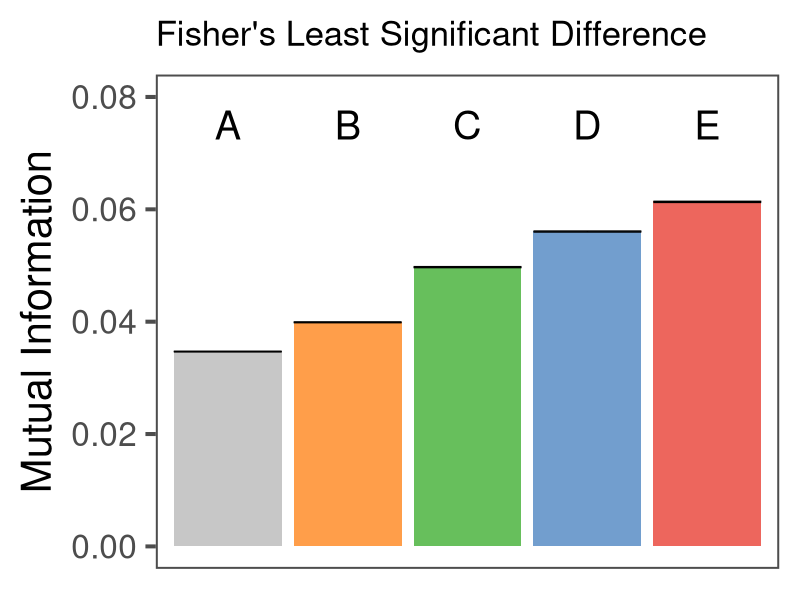

Write R code to recreate this figure.
library("reshape2")
library("ggplot2")
library(ggthemes)

setwd("/mnt/ddisk/transpipeline-data/breast-data/subtypes")
subtypes.pal <- c("#C7C7C7", "#FF9E4A", "#67BF5C", "#729ECE", "#ED665D")

####### Esta
datos <- data.frame(
    Subtype = c("Basal", "Her2", "LumB", "LumA", "Healthy"),
    LogMI = c(-2.79, -2.88, -3.00, -3.22, -3.36),
    SE = rep(3.1E-03, 5),
    Group = c("E", "D", "C", "B", "A"),
    D = rep("1e+6", 5)
  )

datos$Subtype <- factor(
  as.character(datos$Subtype),
  levels = c("Healthy", "LumA", "LumB", "Her2", "Basal")
)
datos

p <- ggplot(
  data = datos,
  aes(
    x = Subtype,
    y = exp(LogMI),
    ymin = exp(LogMI-SE),
    ymax = exp(LogMI),
    label = Group,
    fill = Subtype
  )
) +
  geom_bar(stat = "identity") +
  geom_errorbar()+
  geom_text(aes(y=0.075), size = 10) +
  ylim(c(0, 0.080)) +
  ylab("Mutual Information") +
  xlab("") +
  theme_few(base_size = 30) +
  theme(legend.position = "none", axis.title.x=element_blank(),
        axis.text.x=element_blank(),
        axis.ticks.x=element_blank(), 
        plot.title = element_text(size = 25)) +
  labs(title = "Fisher's Least Significant Difference") +
  scale_fill_manual(values = subtypes.pal)
p

base <- 1e6
log(base)
log(base)^2
log(base)^3
log(base)^4






